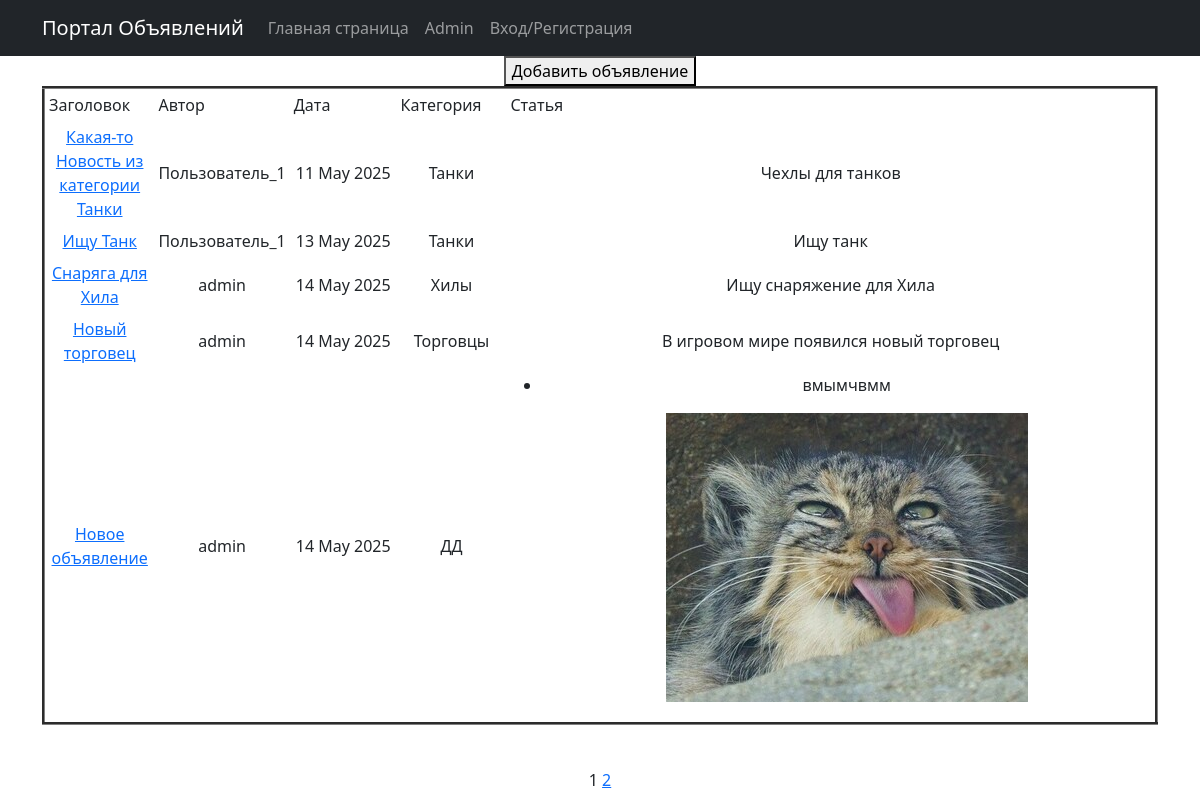
The page / on the database its author committed.
### advertisement/models.py (models this page shows, shortened)
class Advertisement(models.Model):
    user_id = models.ForeignKey(User, on_delete=models.CASCADE)
    title_ad = models.CharField(max_length=128)
    text_ad = CKEditor5Field()
    category = models.ForeignKey(Category, on_delete=models.CASCADE)
    date_time = models.DateTimeField(auto_now_add=True)

class Category(models.Model):
    name = models.CharField(max_length=64, unique=True)
    def __str__(self):
        return self.name

### advertisement/views.py (the view)
# urls.py: path('', AdvertisementList.as_view(), name='ad_list'),
class AdvertisementList(ListView):
    model = Advertisement
    ordering = 'date_time'
    template_name = 'advertisement/ad_list.html'
    context_object_name = 'ad_list'
    paginate_by = 5

### advertisement/templatetags/custom_tags.py (called while the page is built)
@register.simple_tag(takes_context=True)
def url_replace(context, **kwargs):
   d = context['request'].GET.copy()
   for k, v in kwargs.items():
       d[k] = v
   return d.urlencode()

### templates/advertisement/ad_list.html (shortened to what this page needs)
{% extends 'flatpages/default.html' %}
{% load custom_tags %}
{% block content %}
<div>
    <form action="{% url 'ad_create' %}" target="_blank">
        <button>Добавить объявление</button>
    </form>
</div>
{% if ad_list %}
            <table border="3" cellpadding="4" cellspacing="1" width="100%">
                <tr>
                    <td align="left" width="10%">Заголовок</td>
                    <td align="left" width="10%">Автор</td>
                    <td align="left" width="10%">Дата</td>
                    <td align="left" width="10%">Категория</td>
                    <td align="left" width="60%">Статья</td>
                </tr>
                {% for ad in ad_list %}
                <tr>
                    <td><a href="{% url 'ad_detail' ad.pk %}"> {{ ad.title_ad }} </a></td>
                    <td>{{ ad.user_id }}</td>
                    <td>{{ ad.date_time | date:'d M Y' }}</td>
                    <td>{{ ad.category}}</td>
                    <td>{{ ad.text_ad | truncatewords:20 | safe}}</td>
                </tr>
                {% endfor %}
            </table>
        {% else %}
        <h2>Новостей нет!</h2>
        {% endif%}
<div class="paginate">
   {{ page_obj.number }}
   {% if page_obj.has_next %}
       <a href="?{% url_replace page=page_obj.next_page_number %}">{{ page_obj.next_page_number }}</a>
   {% endif %}
</div>
{% endblock content %}

### templates/advertisement/ad_list.html (style rules this page uses)
.paginate { width: 100%; position: fixed; bottom: 1%; right: 0%; }
td { border: 2px black }

### rows shown on the page
Advertisement: title_ad "Какая-то Новость из категории Танки", user_id "Пользователь_1", date_time "11 May 2025", category "Танки", text_ad "Чехлы для танков"
Advertisement: title_ad "Ищу Танк", user_id "Пользователь_1", date_time "13 May 2025", category "Танки", text_ad "Ищу танк"
Advertisement: title_ad "Снаряга для Хила", user_id "admin", date_time "14 May 2025", category "Хилы", text_ad "Ищу снаряжение для Хила"
Advertisement: title_ad "Новый торговец", user_id "admin", date_time "14 May 2025", category "Торговцы", text_ad "В игровом мире появился новый торговец"
Advertisement: title_ad "Новое объявление", user_id "admin", date_time "14 May 2025", category "ДД", text_ad "вмымчвмм", text_ad (picture)

### other values the page prints
{{ page_obj.number }} "1"
{{ page_obj.next_page_number }} "2"
